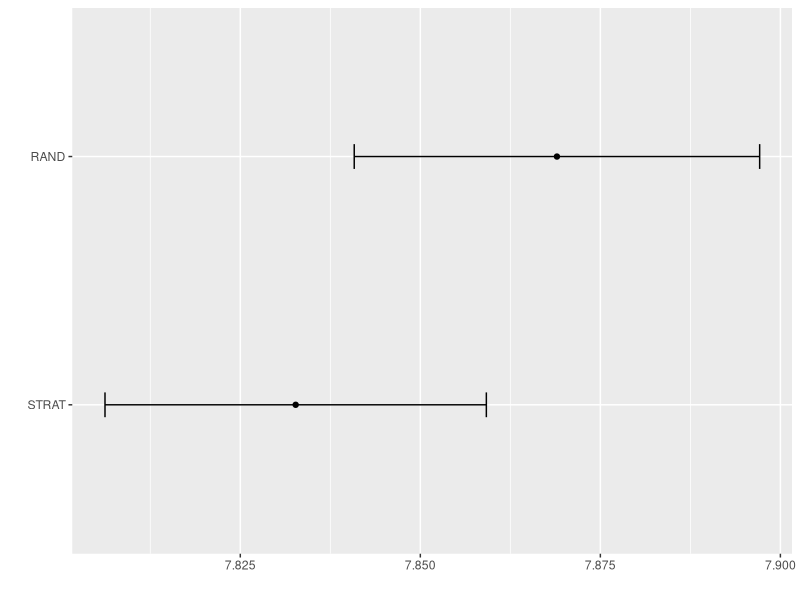
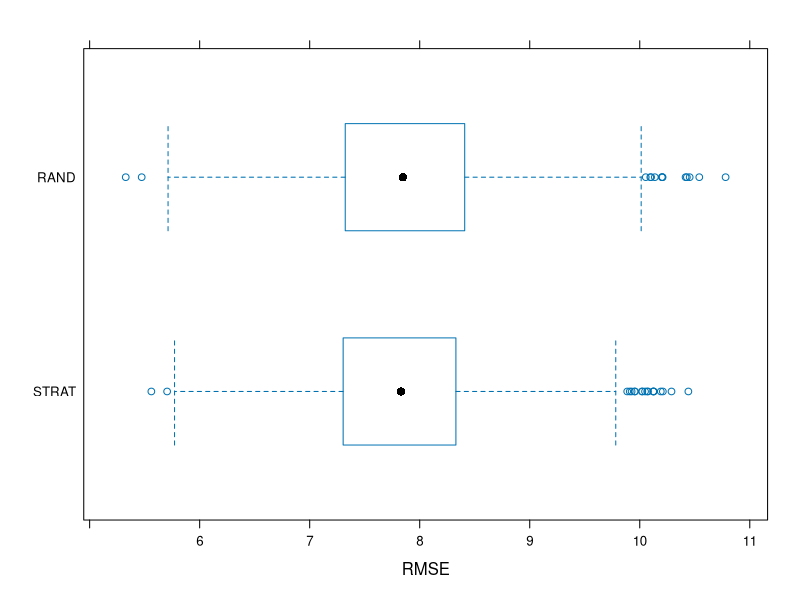

These figures' R source, in order:
## ---- chunk 1
knitr::opts_chunk$set(echo = TRUE)
library(ggplot2)
library(caret)
library(MASS)
## ---- chunk 2
# Boston Housing 
knitr::kable(head(Boston))
## ---- chunk 3
# internal function from caret package, needed to play nice with resamples()
prettySeq <- function(x) {
  paste("Resample", 
        gsub(" ", "0", format(seq(along = x))), 
        sep = "")
}

createRandomDataPartition <- function(y, times, p) {
  vec <- 1:length(y)
  n_samples <- round(p * length(y))
  
  result <- list()
  for(t in 1:times){
    indices <- sample(vec, n_samples, replace = FALSE)
    result[[t]] <- indices
    #names(result)[t] <- paste0("Resample", t)
  }
  names(result) <- prettySeq(result)
  result
}

set.seed(123)
createRandomDataPartition(1:10, times = 2, p = 0.5)
## ---- chunk 4
set.seed(1234)
parts <- createRandomDataPartition(Boston$medv, times = 1, p = 0.5)

train <- parts$Resample1

# fit ols on train data
lm.fit <- lm(medv ~ indus + chas , data = Boston[train,])

# predict on held out data
preds <- predict(lm.fit, newdata = Boston[-train,])

# calculate RMSE validation error
sqrt(mean((preds - Boston[-train,]$medv)^2))
## ---- chunk 5
set.seed(1234)

# create four partitions
parts <- createRandomDataPartition(Boston$medv, times = 4, p = 0.5)

ctrl <- trainControl(method = "repeatedcv", 
                     ## The method doesn't matter
                     ## since we are defining the resamples
                     index= parts, 
                     ##verboseIter = TRUE, 
                     ##repeats = 1,
                     savePredictions = TRUE
                     ##returnResamp = "final"
                     ) 
## ---- chunk 6
res <- train(medv ~ indus + chas, data = Boston, method = "lm",
             trControl = ctrl)

res
## ---- chunk 7
# strangely enough, resamples() always wants at least two train() results
# see also the man page for resamples()
resamples <- resamples(list(MOD1 = res, 
                            MOD2 = res))

resamples$values$`MOD1~RMSE`

# check that we recover the RMSE reported by train() in the Resampling results
mean(resamples$values$`MOD1~RMSE`)

summary(resamples)
## ---- chunk 8
# simulation settings
n_repeats <- 3000
train_fraction <- 0.8
## ---- chunk 9
set.seed(1234)
parts <- createRandomDataPartition(Boston$medv, times = n_repeats, p = train_fraction)

ctrl <- trainControl(method = "repeatedcv",  ## The method doesn't matter
                     index= parts, 
                     savePredictions = TRUE
                     ) 

rand_sampl_res <- train(medv ~ indus + chas, data = Boston, method = "lm",
             trControl = ctrl)

rand_sampl_res
## ---- chunk 10
set.seed(1234)
parts <- createDataPartition(Boston$medv, times = n_repeats, p = train_fraction, list = T)

ctrl <- trainControl(method = "repeatedcv",  ## The method doesn't matter
                     index= parts, 
                     savePredictions = TRUE
                     ) 

strat_sampl_res <- train(medv ~ indus + chas, data = Boston, method = "lm",
             trControl = ctrl)

strat_sampl_res
## ---- chunk 11
resamples <- resamples(list(RAND = rand_sampl_res, 
                          STRAT = strat_sampl_res))
## ---- chunk 12
summary(resamples)
## ---- chunk 13
# caret:::ggplot.resamples
# t.test(resamples$values$`RAND~RMSE`)
ggplot(resamples, metric = "RMSE") 
## ---- chunk 14
bwplot(resamples, metric = "RMSE")
## ---- chunk 15
set.seed(1234)


ctrl <- trainControl(method = "LGOCV",  ## The method doesn't matter
                     repeats = n_repeats,
                     number = 1,
                     p = 0.5,
                     savePredictions = TRUE
                     ) 

lgocv_res <- train(medv ~ indus + chas, data = Boston, method = "lm",
             trControl = ctrl)

lgocv_res
